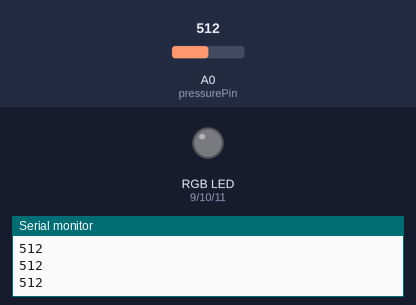
Bench run of a sketch on a simulated Arduino Uno, built with avr-gcc and run on an emulated ATmega328P. On the bench: an RGB LED mixed from three pins (HIGH = lit), the last lines printed to the serial monitor. Inputs (shaded band) come from the test bench; at power-on: A0 (pressurePin) = 512. Random numbers use the default seed unless the sketch sets one.

Above: at 1.2 s.
1.3 s: A0 (pressurePin) set to 318
2.8 s: A0 (pressurePin) set to 284
At 2.95 s:
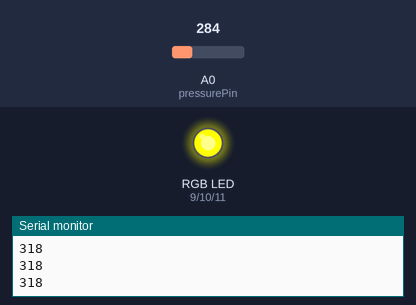
Timing chart, 0 to 3.8 s (numbered marks = the images above; inputs shaded):
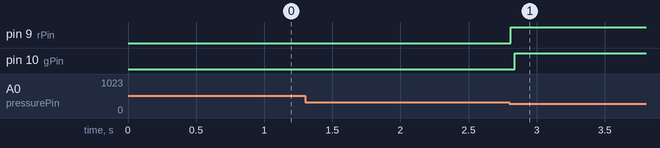

Measured:
- the behaviour switches between 301 and 300 on A0 (pressurePin) (found by bisection; images 0 and 1)
- after the input at 2.8 s, pin 9 (rPin), pin 10 (gPin): LOW → HIGH at once

The sketch:

intro26mayITried.ino
```cpp
int pressurePin=A0;
int rPin=9;
int gPin=10;
int bPin=11;
int r=255;
int g=255;
int b=255;
int r1=0;
int g1=0;
int b1=0;
int pressure=0;
int rT=0;
int bT=0;
int gT=0;
int currentR=0;
int currentG=0;
int currentB=0;

void setup() {
  pinMode(pressurePin,INPUT);
  pinMode(rPin, OUTPUT);
  pinMode(bPin, OUTPUT);
  pinMode(gPin, OUTPUT);
  Serial.begin(9600);
}

void loop() {
  pressure=analogRead(pressurePin);
  if(pressure>300){
  Serial.println(pressure);
  currentG=g1;
  currentB=b1;
  currentR=r1;
  r=rand()%255;
  b=rand()%255;
  g=rand()%255;
  while(abs(r-b)<100){
    b=rand()%255;
  }
  while((abs(g-r)<100)&&(abs(g-b)<100)){
    g=rand()%255;
  }
  rT=abs((r1-r)/10);
  bT=abs((b1-b)/10);
  gT=abs((g1-g)/10);

  }else if ((currentG!=g)||(currentB!=b)||(currentR!=r)){
    if (g1<g){
      currentG+=gT;
    }else if (g1>g){
      currentG-=gT;
    }
    if (r1<r){
      currentR+=rT;
    }else if (r1>r){
      currentR-=rT;
    }
    if (b1<b){
      currentB+=bT;
    }else if (b1>b){
      currentB-=bT;
    }
    analogWrite(bPin,currentB);
    analogWrite(rPin,currentR);
    analogWrite(gPin,currentG);
  }else{
    r1=r;
    b1=b;
    g1=g;
    analogWrite(bPin,currentB);
    analogWrite(rPin,currentR);
    analogWrite(gPin,currentG);
  }
}
```
